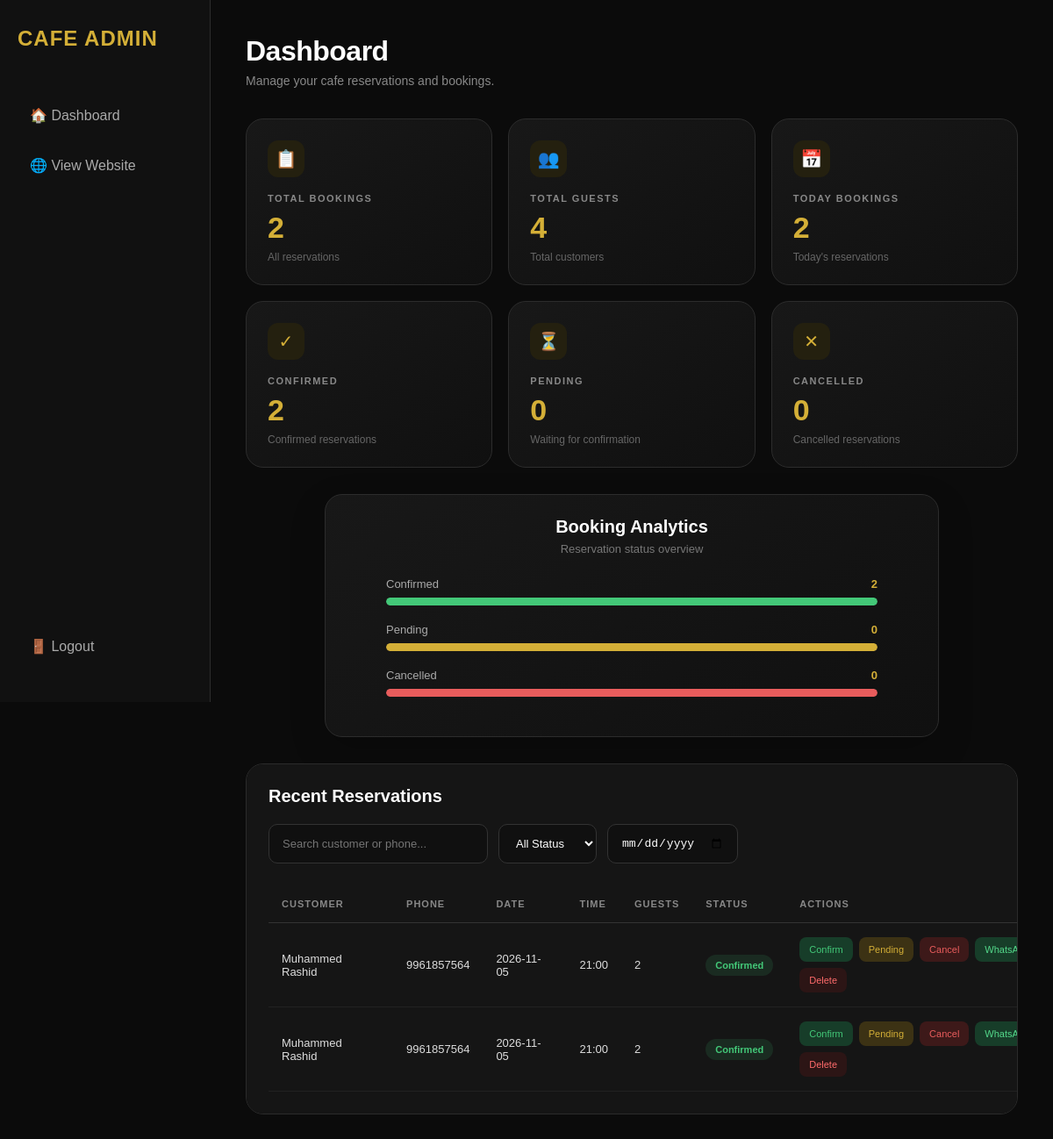
/admin (signed in), run on the app's committed database.
### tables this page shows
CREATE TABLE bookings (
            id INTEGER PRIMARY KEY AUTOINCREMENT,
            name TEXT NOT NULL,
            phone TEXT NOT NULL,
            date TEXT NOT NULL,
            time TEXT NOT NULL,
            guests INTEGER NOT NULL
        , status TEXT NOT NULL DEFAULT 'Pending');

### app.py (the view)
@app.route("/admin")
def admin():
    if not session.get("admin_logged_in"):
        return redirect("/login")
    conn = get_db()
    bookings = conn.execute("""
        SELECT *
        FROM bookings
        ORDER BY date ASC, time ASC
    """).fetchall()
    total_bookings = conn.execute("""
        SELECT COUNT(*)
        FROM bookings
    """).fetchone()[0]
    total_guests = conn.execute("""
        SELECT COALESCE(SUM(guests), 0)
        FROM bookings
    """).fetchone()[0]
    confirmed_bookings = conn.execute("""
        SELECT COUNT(*)
        FROM bookings
        WHERE status = 'Confirmed'
    """).fetchone()[0]
    pending_bookings = conn.execute("""
        SELECT COUNT(*)
        FROM bookings
        WHERE status = 'Pending'
    """).fetchone()[0]
    cancelled_bookings = conn.execute("""
        SELECT COUNT(*)
        FROM bookings
        WHERE status = 'Cancelled'
    """).fetchone()[0]
    from datetime import date
    today = date.today().isoformat()
    today_bookings = conn.execute("""
        SELECT COUNT(*)
        FROM bookings
        WHERE date = ?
    """, (today,)).fetchone()[0]
    conn.close()
    return render_template(
        "bookings.html",
        bookings=bookings,
        total_bookings=total_bookings,
        total_guests=total_guests,
        confirmed_bookings=confirmed_bookings,
        pending_bookings=pending_bookings,
        cancelled_bookings=cancelled_bookings,
        today_bookings=today_bookings
    )

### templates/bookings.html (shortened to what this page needs)
<!DOCTYPE html>
<html lang="en">
<head>
</head>
<body>
    <div class="sidebar">
        <div class="logo">
            CAFE ADMIN
        </div>
        <a href="/admin">
            🏠 Dashboard
        </a>
        <a href="/">
            🌐 View Website
        </a>
        <a href="/logout" class="logout">
            🚪 Logout
        </a>
    </div>
    <div class="main">
        <div class="header">
            <div>
                <h1>
                    Dashboard
                </h1>
                <p>
                    Manage your cafe reservations
                    and bookings.
                </p>
            </div>
        </div>
        <div class="stats">
            <div class="card">
                <div class="card-icon">
                    📋
                </div>
                <h3>
                    TOTAL BOOKINGS
                </h3>
                <div class="number">
                    {{ total_bookings }}
                </div>
                <p>
                    All reservations
                </p>
            </div>
            <div class="card">
                <div class="card-icon">
                    👥
                </div>
                <h3>
                    TOTAL GUESTS
                </h3>
                <div class="number">
                    {{ total_guests }}
                </div>
                <p>
                    Total customers
                </p>
            </div>
            <div class="card">
                <div class="card-icon">
                    📅
                </div>
                <h3>
                    TODAY BOOKINGS
                </h3>
                <div class="number">
                    {{ today_bookings }}
                </div>
                <p>
                    Today's reservations
                </p>
            </div>
            <div class="card">
                <div class="card-icon">
                    ✓
                </div>
                <h3>
                    CONFIRMED
                </h3>
                <div class="number">
                    {{ confirmed_bookings }}
                </div>
                <p>
                    Confirmed reservations
                </p>
            </div>
            <div class="card">
                <div class="card-icon">
                    ⏳
                </div>
                <h3>
                    PENDING
                </h3>
                <div class="number">
                    {{ pending_bookings }}
                </div>
                <p>
                    Waiting for confirmation
                </p>
            </div>
            <div class="card">
                <div class="card-icon">
                    ✕
                </div>
                <h3>
                    CANCELLED
                </h3>
                <div class="number">
                    {{ cancelled_bookings }}
                </div>
                <p>
                    Cancelled reservations
                </p>
            </div>
        </div>
        <div class="analytics-box">
            <div class="analytics-header">
                <h2>
                    Booking Analytics
                </h2>
                <p>
                    Reservation status overview
                </p>
            </div>
            <div class="chart">
                <div class="bar-item">
                    <div class="bar-label">
                        <span>
                            Confirmed
                        </span>
                        <strong>
                            {{ confirmed_bookings }}
                        </strong>
                    </div>
                    <div class="bar-bg">
                        <div
                            class="bar confirmed-bar"
                            style="width:
                            {% if total_bookings > 0 %}
                                {{ (confirmed_bookings / total_bookings * 100)|round(0) }}
                            {% else %}
                                0
                            {% endif %}%;">
                        </div>
                    </div>
                </div>
                <div class="bar-item">
                    <div class="bar-label">
                        <span>
                            Pending
                        </span>
                        <strong>
                            {{ pending_bookings }}
                        </strong>
                    </div>
                    <div class="bar-bg">
                        <div
                            class="bar pending-bar"
                            style="width:
                            {% if total_bookings > 0 %}
                                {{ (pending_bookings / total_bookings * 100)|round(0) }}
                            {% else %}
                                0
                            {% endif %}%;">
                        </div>
                    </div>
                </div>
                <div class="bar-item">
                    <div class="bar-label">
                        <span>
                            Cancelled
                        </span>
                        <strong>
                            {{ cancelled_bookings }}
                        </strong>
                    </div>
                    <div class="bar-bg">
                        <div
                            class="bar cancelled-bar"
                            style="width:
                            {% if total_bookings > 0 %}
                                {{ (cancelled_bookings / total_bookings * 100)|round(0) }}
                            {% else %}
                                0
                            {% endif %}%;">
                        </div>
                    </div>
                </div>
            </div>
        </div>
        <div class="table-box">
            <div class="table-title">
                <h2>
                    Recent Reservations
                </h2>
            </div>
            <div class="filters">
                <input
                    type="text"
                    id="searchInput"
                    placeholder="Search customer or phone..."
                    onkeyup="filterBookings()">
                <select
                    id="statusFilter"
                    onchange="filterBookings()">
                    <option value="">
                        All Status
                    </option>
                </select>
                <input
                    type="date"
                    id="dateFilter"
                    onchange="filterBookings()">
            </div>
            <table>
                <thead>
                    <tr>
                        <th>
                            Customer
                        </th>
                        <th>
                            Phone
                        </th>
                        <th>
                            Date
                        </th>
                        <th>
                            Time
                        </th>
                        <th>
                            Guests
                        </th>
                        <th>
                            Status
                        </th>
                        <th>
                            Actions
                        </th>
                    </tr>
                </thead>
                <tbody id="bookingTable">
                    {% for booking in bookings %}
                    <tr
                        data-name="{{ booking['name'] }}"
                        data-phone="{{ booking['phone'] }}"
                        data-status="{{ booking['status'] }}"
                        data-date="{{ booking['date'] }}">
                        <td>
                            {{ booking['name'] }}
                        </td>
                        <td>
                            {{ booking['phone'] }}
                        </td>
                        <td>
                            {{ booking['date'] }}
                        </td>
                        <td>
                            {{ booking['time'] }}
                        </td>
                        <td>
                            {{ booking['guests'] }}
                        </td>
                        <td>
                            {% if booking['status'] == 'Confirmed' %}
                                <span class="status status-confirmed">
                                    Confirmed
                                </span>
                            {% elif booking['status'] == 'Pending' %}
                                <span class="status status-pending">
                                    Pending
                                </span>
                            {% else %}
                                <span class="status status-cancelled">
                                    Cancelled
                                </span>
                            {% endif %}
                        </td>
                        <td>
                            <div class="actions">
                                <a
                                    href="/update-status/{{ booking['id'] }}/Confirmed"
                                    class="btn btn-confirm">
                                    Confirm
                                </a>
                                <a
                                    href="/update-status/{{ booking['id'] }}/Pending"
                                    class="btn btn-pending">
                                    Pending
                                </a>
                                <a
                                    href="/update-status/{{ booking['id'] }}/Cancelled"
                                    class="btn btn-cancel">
                                    Cancel
                                </a>
                                <a
                                    href="/whatsapp/{{ booking['id'] }}"
                                    class="btn btn-whatsapp">
                                    WhatsApp
                                </a>
                                <a
                                    href="/delete/{{ booking['id'] }}"
                                    class="btn btn-delete"
                                    onclick="return confirm('Delete this booking?');">
                                    Delete
                                </a>
                            </div>
                        </td>
                    </tr>
                    {% endfor %}
                </tbody>
            </table>
        </div>
    </div>
</body>
</html>

### data on the page
bookings: name "Muhammed Rashid", phone "9961857564", date "2026-11-05", time "21:00", guests "2", status "Confirmed"
bookings: name "Muhammed Rashid", phone "9961857564", date "2026-11-05", time "21:00", guests "2", status "Confirmed"

### other printed values
{{ total_bookings }} "2"
{{ total_guests }} "4"
{{ today_bookings }} "2"
{{ confirmed_bookings }} "2"
{{ pending_bookings }} "0"
{{ cancelled_bookings }} "0"
